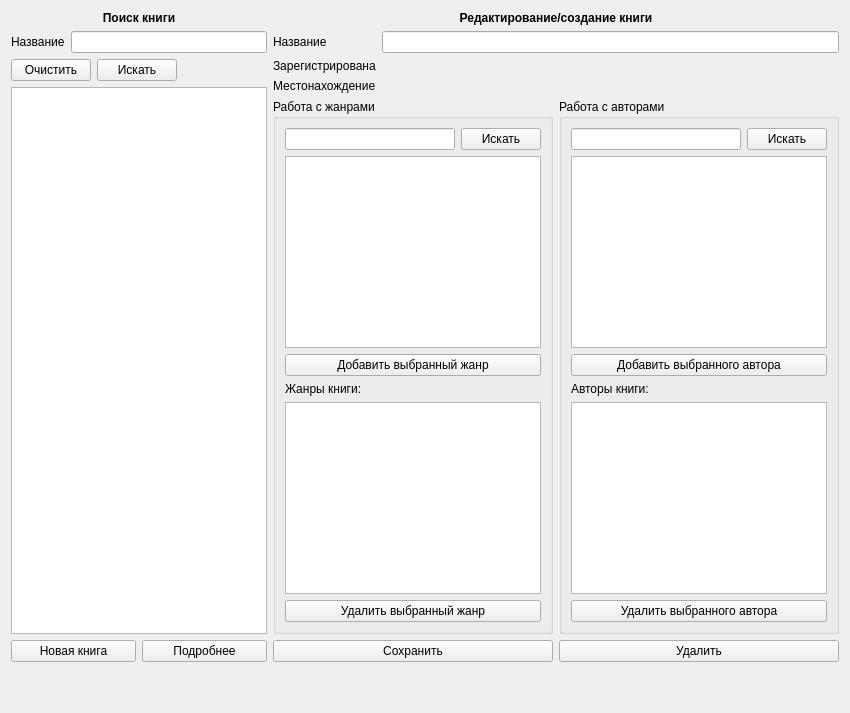
      <widget class="QWidget" name="tab_4">
       <attribute name="title">
        <string>Книги</string>
       </attribute>
       <layout class="QVBoxLayout" name="verticalLayout_25">
        <item>
         <layout class="QHBoxLayout" name="horizontalLayout_8">
          <item>
           <layout class="QVBoxLayout" name="verticalLayout_15">
            <item>
             <widget class="QLabel" name="label_33">
              <property name="font">
               <font>
                <weight>75</weight>
                <bold>true</bold>
               </font>
              </property>
              <property name="text">
               <string>Поиск книги</string>
              </property>
              <property name="alignment">
               <set>Qt::AlignCenter</set>
              </property>
             </widget>
            </item>
            <item>
             <layout class="QGridLayout" name="gridLayout_5">
              <item row="0" column="1">
               <widget class="QLineEdit" name="searchBookLineEdit"/>
              </item>
              <item row="0" column="0">
               <widget class="QLabel" name="label_38">
                <property name="text">
                 <string>Название</string>
                </property>
               </widget>
              </item>
             </layout>
            </item>
            <item>
             <layout class="QHBoxLayout" name="horizontalLayout_26">
              <item>
               <widget class="QPushButton" name="clearBookSearchFieldBtn">
                <property name="text">
                 <string>Очистить</string>
                </property>
               </widget>
              </item>
              <item>
               <widget class="QPushButton" name="searchBookBtn">
                <property name="text">
                 <string>Искать</string>
                </property>
               </widget>
              </item>
              <item>
               <spacer name="horizontalSpacer_13">
                <property name="orientation">
                 <enum>Qt::Horizontal</enum>
                </property>
                <property name="sizeHint" stdset="0">
                 <size>
                  <width>40</width>
                  <height>20</height>
                 </size>
                </property>
               </spacer>
              </item>
             </layout>
            </item>
            <item>
             <widget class="QListWidget" name="searchBookList"/>
            </item>
            <item>
             <layout class="QHBoxLayout" name="horizontalLayout_27">
              <item>
               <widget class="QPushButton" name="createNewBookBtn">
                <property name="text">
                 <string>Новая книга</string>
                </property>
               </widget>
              </item>
              <item>
               <widget class="QPushButton" name="editSelectedBookBtn">
                <property name="text">
                 <string>Подробнее</string>
                </property>
               </widget>
              </item>
             </layout>
            </item>
           </layout>
          </item>
          <item>
           <layout class="QVBoxLayout" name="verticalLayout_16">
            <item>
             <widget class="QLabel" name="label_40">
              <property name="font">
               <font>
                <weight>75</weight>
                <bold>true</bold>
               </font>
              </property>
              <property name="text">
               <string>Редактирование/создание книги</string>
              </property>
              <property name="alignment">
               <set>Qt::AlignCenter</set>
              </property>
             </widget>
            </item>
            <item>
             <layout class="QGridLayout" name="gridLayout_6">
              <item row="1" column="0">
               <widget class="QLabel" name="label_42">
                <property name="text">
                 <string>Зарегистрирована</string>
                </property>
               </widget>
              </item>
              <item row="1" column="1">
               <widget class="QLabel" name="registerDateBookLabel">
                <property name="text">
                 <string/>
                </property>
               </widget>
              </item>
              <item row="0" column="0">
               <widget class="QLabel" name="label_43">
                <property name="text">
                 <string>Название</string>
                </property>
               </widget>
              </item>
              <item row="0" column="1">
               <widget class="QLineEdit" name="BookLineEdit"/>
              </item>
              <item row="2" column="0">
               <widget class="QLabel" name="label_52">
                <property name="text">
                 <string>Местонахождение</string>
                </property>
               </widget>
              </item>
              <item row="2" column="1">
               <widget class="QLabel" name="bookPlace">
                <property name="text">
                 <string/>
                </property>
               </widget>
              </item>
             </layout>
            </item>
            <item>
             <layout class="QHBoxLayout" name="horizontalLayout_5">
              <item>
               <widget class="QGroupBox" name="groupBox">
                <property name="title">
                 <string>Работа с жанрами</string>
                </property>
                <layout class="QVBoxLayout" name="verticalLayout_14">
                 <item>
                  <layout class="QHBoxLayout" name="horizontalLayout_3">
                   <item>
                    <widget class="QLineEdit" name="searchGenreBookLineEdit"/>
                   </item>
                   <item>
                    <widget class="QPushButton" name="searchGenreBookBtn">
                     <property name="text">
                      <string>Искать</string>
                     </property>
                    </widget>
                   </item>
                  </layout>
                 </item>
                 <item>
                  <widget class="QListWidget" name="searchGenreBookList"/>
                 </item>
                 <item>
                  <widget class="QPushButton" name="addSelectedGenreBookBtn">
                   <property name="text">
                    <string>Добавить выбранный жанр</string>
                   </property>
                  </widget>
                 </item>
                 <item>
                  <widget class="QLabel" name="label_44">
                   <property name="text">
                    <string>Жанры книги:</string>
                   </property>
                  </widget>
                 </item>
                 <item>
                  <widget class="QListWidget" name="genreBookList"/>
                 </item>
                 <item>
                  <widget class="QPushButton" name="deleteSelectedBookGenreBtn">
                   <property name="text">
                    <string>Удалить выбранный жанр</string>
                   </property>
                  </widget>
                 </item>
                </layout>
               </widget>
              </item>
              <item>
               <widget class="QGroupBox" name="groupBox_2">
                <property name="title">
                 <string>Работа с авторами</string>
                </property>
                <layout class="QVBoxLayout" name="verticalLayout_24">
                 <item>
                  <layout class="QHBoxLayout" name="horizontalLayout_4">
                   <item>
                    <widget class="QLineEdit" name="searchAuthorBookLineEdit"/>
                   </item>
                   <item>
                    <widget class="QPushButton" name="searchAuthorBookBtn">
                     <property name="text">
                      <string>Искать</string>
                     </property>
                    </widget>
                   </item>
                  </layout>
                 </item>
                 <item>
                  <widget class="QListWidget" name="searchAuthorBookList"/>
                 </item>
                 <item>
                  <widget class="QPushButton" name="addSelectedAuthorBookBtn">
                   <property name="text">
                    <string>Добавить выбранного автора</string>
                   </property>
                  </widget>
                 </item>
                 <item>
                  <widget class="QLabel" name="label_45">
                   <property name="text">
                    <string>Авторы книги:</string>
                   </property>
                  </widget>
                 </item>
                 <item>
                  <widget class="QListWidget" name="authorBookList">
                   <property name="sizePolicy">
                    <sizepolicy hsizetype="Expanding" vsizetype="Expanding">
                     <horstretch>0</horstretch>
                     <verstretch>0</verstretch>
                    </sizepolicy>
                   </property>
                  </widget>
                 </item>
                 <item>
                  <widget class="QPushButton" name="deleteSelectedBookAuthorBtn">
                   <property name="text">
                    <string>Удалить выбранного автора</string>
                   </property>
                  </widget>
                 </item>
                </layout>
               </widget>
              </item>
             </layout>
            </item>
            <item>
             <layout class="QHBoxLayout" name="horizontalLayout_11">
              <item>
               <widget class="QPushButton" name="saveBookBtn">
                <property name="text">
                 <string>Сохранить</string>
                </property>
               </widget>
              </item>
              <item>
               <widget class="QPushButton" name="deleteBookBtn">
                <property name="text">
                 <string>Удалить</string>
                </property>
               </widget>
              </item>
             </layout>
            </item>
           </layout>
          </item>
         </layout>
        </item>
        <item>
         <spacer name="verticalSpacer_6">
          <property name="orientation">
           <enum>Qt::Vertical</enum>
          </property>
          <property name="sizeHint" stdset="0">
           <size>
            <width>20</width>
            <height>40</height>
           </size>
          </property>
         </spacer>
        </item>
       </layout>
      </widget>
